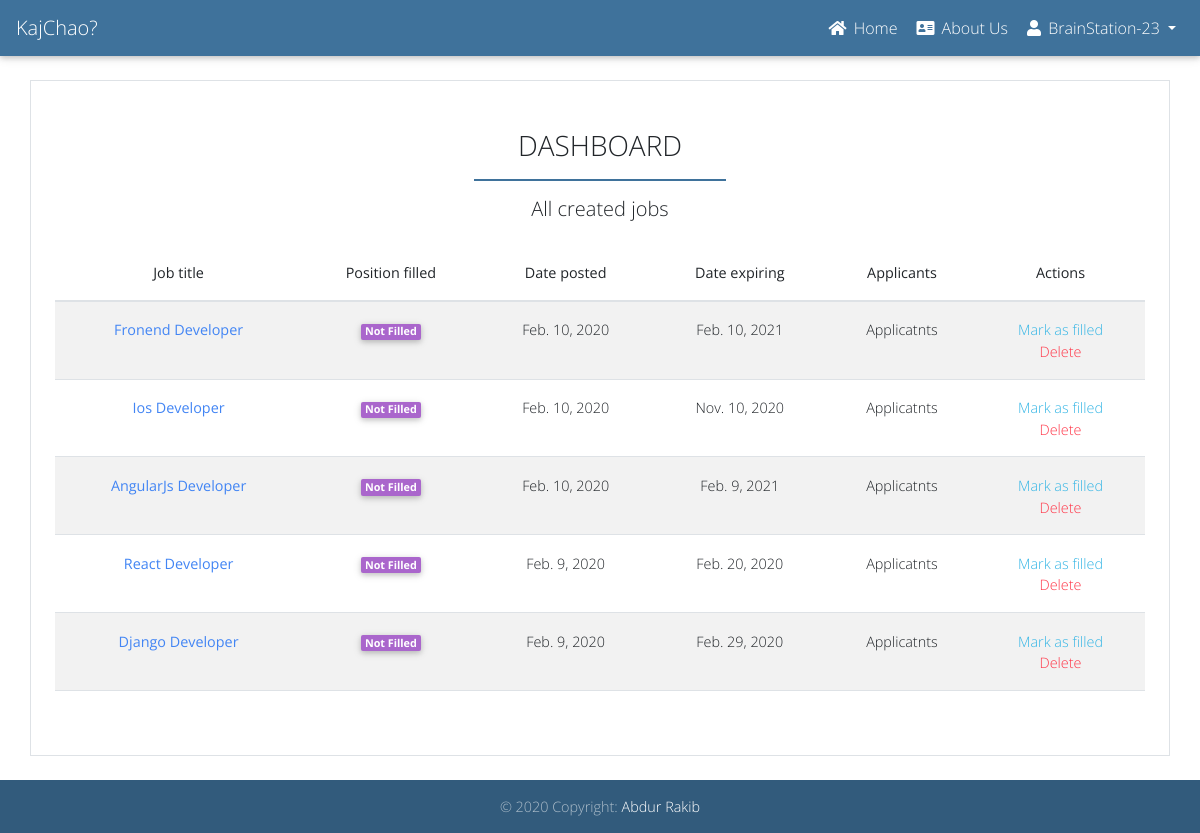
Before: /employer/dashboard/ (signed in) with the older database file.
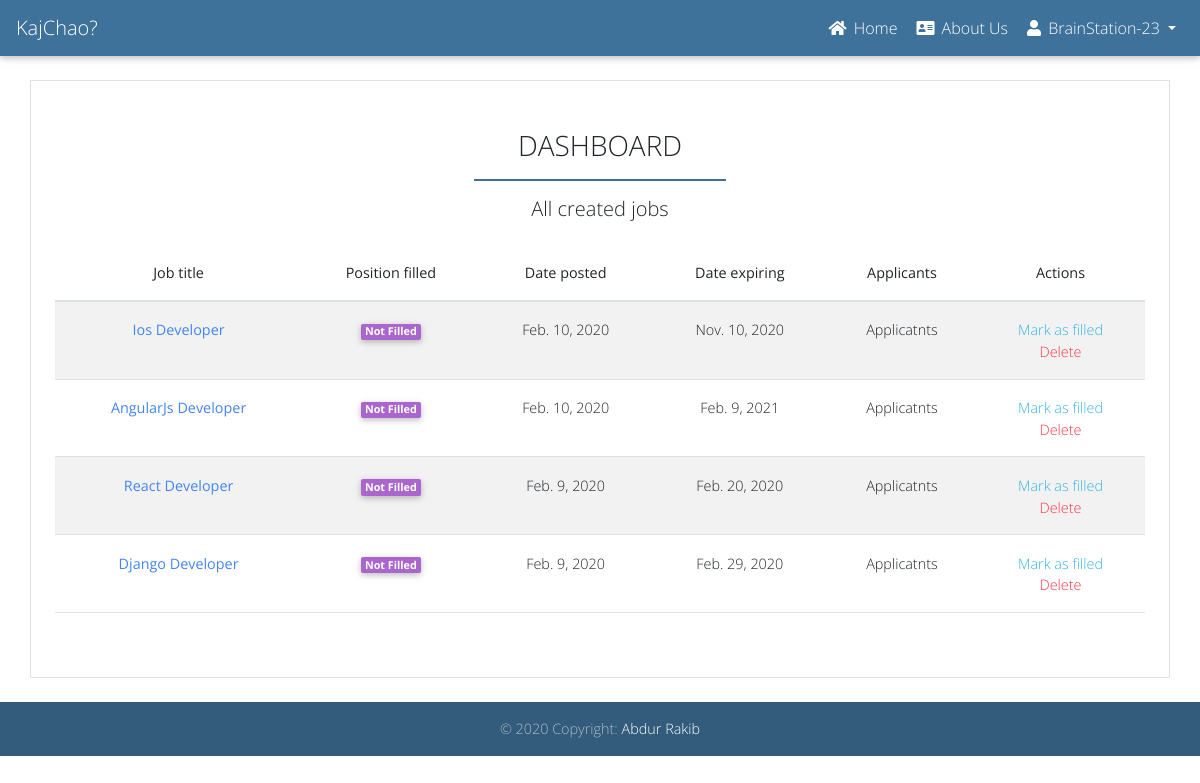
After: the same page with the newer database file.
### jobs/models.py (models this page shows, shortened)
class Job(models.Model):
    user = models.ForeignKey(get_user_model(), on_delete=models.CASCADE)
    title = models.CharField(max_length=300)
    description = models.TextField()
    location = models.CharField(max_length=300)
    job_type = models.CharField(choices=JOB_TYPE, max_length=10)
    category = models.CharField(max_length=100)
    last_date = models.DateTimeField()
    company_name = models.CharField(max_length=100)
    company_description = models.CharField(max_length=300)
    website = models.CharField(max_length=100, default="")
    created_at = models.DateTimeField(auto_now_add=True)
    filled = models.BooleanField(default=False)
    salary = models.IntegerField(default=0, blank=True)
    class Meta:
        ordering = ('-created_at', )
    def get_absolute_url(self):
        return reverse('jobs:jobs-detail',
                       kwargs={
                           'id': self.id,
                       })

### jobs/views.py (the view)
# urls.py: path('', Dashboard.as_view(), name='employer-dashboard'),
class Dashboard(ListView):
    model = Job
    template_name = 'jobs/employer/dashboard.html'
    context_object_name = 'jobs'
    @method_decorator(login_required(login_url=reverse_lazy('accounts:login')))
    def dispatch(self, request, *args, **kwargs):
        return super().dispatch(self.request, *args, **kwargs)
    def get_queryset(self):
        return self.model.objects.filter(user_id=self.request.user.id)

### templates/jobs/employer/dashboard.html (shortened to what this page needs)
{% extends 'base.html' %}
{% block content %}
<div class="row mt-4">
    <div class="col-md-12 border px-4 py-5">
        <h3 class="text-center">DASHBOARD</h3>
        <hr class="myColor myBorder" style="width: 250px; border: 1px solid #3F729B;">
        <h5 class="text-center mb-4">All created jobs</h5>
        <table class="table table-striped border-bottom text-center">
            <thead>
                <tr>
                    <th scope="col">Job title</th>
                    <th scope="col">Position filled</th>
                    <th scope="col">Date posted</th>
                    <th scope="col">Date expiring</th>
                    <th scope="col">Applicants</th>
                    <th scope="col">Actions</th>
                </tr>
            </thead>
            <tbody>
                {% for job in jobs %}
                <tr class="">
                    <th scope="row"><a href="{{ job.get_absolute_url }}" class="text-primary">{{ job.title }}</a></th>
                    <td>{% if job.filled %}
                        <span class="badge badge-success">Filled</span>
                    {% else %}
                        <span class="badge badge-secondary">Not Filled</span>
                    {% endif %}</td>
                    <td>{{ job.created_at|date }}</td>
                    <td>{{ job.last_date|date }}</td>
                    <td>Applicatnts</td>
                    <td>
                        {% if job.filled %}
                        <a class="d-block text-info" href="{% url 'jobs:job-mark-filled' job.id %}">Filled</a>
                        {% else %}
                        <a class="d-block text-info" href="{% url 'jobs:job-mark-filled' job.id %}">Mark as filled</a>
                        {% endif %}
                        <a class="d-block text-danger" href="{% url 'jobs:job-delete' job.id %}">Delete</a>
                    </td>
                </tr>
                {% endfor %}
            </tbody>
        </table>
    </div>
</div>
{% endblock %}

Changed rows visible on the page:
removed Job: title "Fronend Developer", filled "Not Filled", created_at "Feb. 10, 2020", last_date "Feb. 10, 2021"
